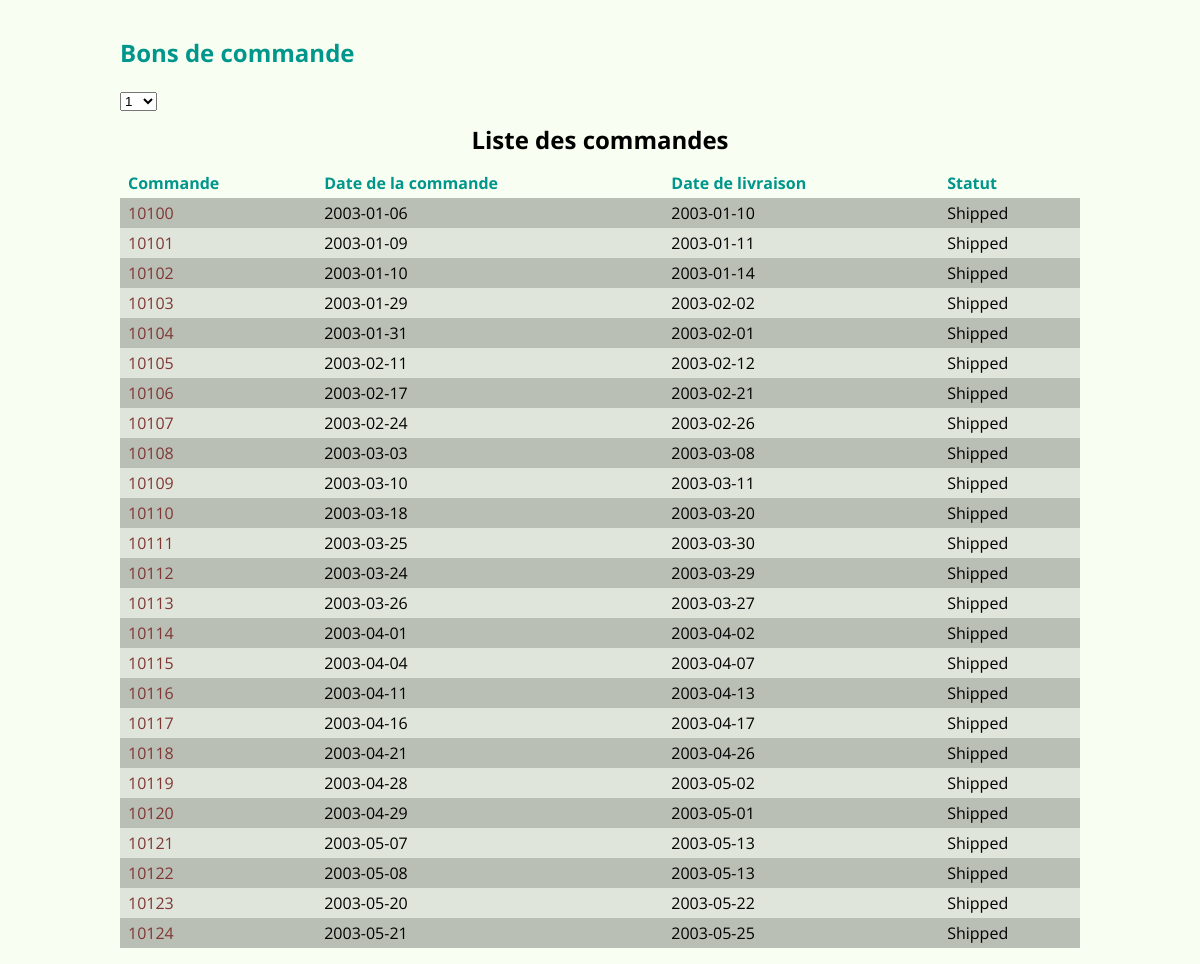
The page / on the database its author committed.
### tables this page shows
CREATE TABLE `orders` (
  `orderNumber` int(11) NOT NULL,
  `orderDate` date NOT NULL,
  `requiredDate` date NOT NULL,
  `shippedDate` date DEFAULT NULL,
  `status` varchar(15) NOT NULL,
  `comments` text,
  `customerNumber` int(11) NOT NULL
);

### src/index.php (called while the page is built, shortened)
<?php
include_once 'inc/sql.php';
$sql = 'SELECT orderNumber, orderDate, shippedDate, status FROM orders LIMIT '.($_POST['pagination'] ?? 0).','.LIMIT_PER_PAGE;
$query = $pdo->prepare($sql);
$query->execute();
$orders = $query->fetchAll();
$sql = 'SELECT COUNT(orderNumber) AS totalOrder FROM orders';
$query = $pdo->prepare($sql);
$query->execute();
$pagesOrder = $query->fetch();
include_once 'templates/index.phtml';

### src/templates/index.phtml (the view, shortened to what this page needs)
<!DOCTYPE html>
<html>
  <head>
    <link rel="stylesheet" href="css/order-form.css">
  </head>
  <body>
  <section>
      <h1>Bons de commande</h1>
      <form method="post" id="pages">
          <select onchange="document.querySelector('#pages').submit();" name='pagination'">
            <?php
            for ($i=0; $i < (htmlspecialchars($pagesOrder['totalOrder'])/LIMIT_PER_PAGE); $i++) {
                if (htmlspecialchars($_POST['pagination']) == ($i*LIMIT_PER_PAGE)) {
                    echo '<option selected value="'.($i*LIMIT_PER_PAGE).'">'.($i+1).'</option>';
                }else echo '<option value="'.($i*LIMIT_PER_PAGE).'">'.($i+1).'</option>';
              }
            ?>
          </select>
      </form>
  </section>
  <table class="standard-table">
      <caption>Liste des commandes</caption>
      <thead>
      <tr>
          <th>Commande</th>
          <th>Date de la commande</th>
          <th>Date de livraison</th>
          <th>Statut</th>
      </tr>
      </thead>
      <tbody>
      <?php
            foreach ($orders as $order) {
                echo '<tr>';
                echo '<td>'.'<a href="order-form.php?orderNumber='.htmlspecialchars($order['orderNumber']).'">'.htmlspecialchars($order['orderNumber']).'</a>'.'</td>';
                echo '<td>'.htmlspecialchars($order['orderDate']).'</td>';
                echo '<td>'.htmlspecialchars($order['shippedDate']).'</td>';
                echo '<td>'.htmlspecialchars($order['status']).'</td>';
                echo '</tr>';
            }
      ?>
      </tbody>
  </table>
  </body>
</html>

### src/css/order-form.css (style rules this page uses)
a { color: #7F3734; text-decoration: none; transition: color 0.25s; }
body { margin: 0 auto; padding: 1em; min-height: 100%; width: 80%; font-family: 'Open Sans', sans-serif; }
html { height: 100%; background-color: #F8FFF2; }
h1 { color: #00968B; }
.standard-table { border-collapse: collapse; width: 100%; }
.standard-table caption { padding: 0.5em 0; font-size: 1.5em; font-weight: bold; }
.standard-table tbody tr { transition: background-color 0.25s; }
.standard-table tbody tr:nth-child(even), .standard-table tfoot tr:nth-child(even) { background-color: #DFE5DA; }
.standard-table tbody tr:nth-child(odd), .standard-table tfoot tr:nth-child(odd) { background-color: #BABFB5; }
.standard-table td, .standard-table th { padding: 0.25em 0.5em; }
.standard-table th { color: #00968B; }
.standard-table tfoot tr, .standard-table thead tr { text-align: left; }

### rows shown on the page
orders: orderNumber "10100", orderDate "2003-01-06", shippedDate "2003-01-10", status "Shipped"
orders: orderNumber "10101", orderDate "2003-01-09", shippedDate "2003-01-11", status "Shipped"
orders: orderNumber "10102", orderDate "2003-01-10", shippedDate "2003-01-14", status "Shipped"
orders: orderNumber "10103", orderDate "2003-01-29", shippedDate "2003-02-02", status "Shipped"
orders: orderNumber "10104", orderDate "2003-01-31", shippedDate "2003-02-01", status "Shipped"
orders: orderNumber "10105", orderDate "2003-02-11", shippedDate "2003-02-12", status "Shipped"
orders: orderNumber "10106", orderDate "2003-02-17", shippedDate "2003-02-21", status "Shipped"
orders: orderNumber "10107", orderDate "2003-02-24", shippedDate "2003-02-26", status "Shipped"
orders: orderNumber "10108", orderDate "2003-03-03", shippedDate "2003-03-08", status "Shipped"
orders: orderNumber "10109", orderDate "2003-03-10", shippedDate "2003-03-11", status "Shipped"
orders: orderNumber "10110", orderDate "2003-03-18", shippedDate "2003-03-20", status "Shipped"
orders: orderNumber "10111", orderDate "2003-03-25", shippedDate "2003-03-30", status "Shipped"
orders: orderNumber "10112", orderDate "2003-03-24", shippedDate "2003-03-29", status "Shipped"
orders: orderNumber "10113", orderDate "2003-03-26", shippedDate "2003-03-27", status "Shipped"
orders: orderNumber "10114", orderDate "2003-04-01", shippedDate "2003-04-02", status "Shipped"
orders: orderNumber "10115", orderDate "2003-04-04", shippedDate "2003-04-07", status "Shipped"
orders: orderNumber "10116", orderDate "2003-04-11", shippedDate "2003-04-13", status "Shipped"
orders: orderNumber "10117", orderDate "2003-04-16", shippedDate "2003-04-17", status "Shipped"
orders: orderNumber "10118", orderDate "2003-04-21", shippedDate "2003-04-26", status "Shipped"
orders: orderNumber "10119", orderDate "2003-04-28", shippedDate "2003-05-02", status "Shipped"
orders: orderNumber "10120", orderDate "2003-04-29", shippedDate "2003-05-01", status "Shipped"
orders: orderNumber "10121", orderDate "2003-05-07", shippedDate "2003-05-13", status "Shipped"
orders: orderNumber "10122", orderDate "2003-05-08", shippedDate "2003-05-13", status "Shipped"
orders: orderNumber "10123", orderDate "2003-05-20", shippedDate "2003-05-22", status "Shipped"
orders: orderNumber "10124", orderDate "2003-05-21", shippedDate "2003-05-25", status "Shipped"

### other values the page prints
form field pagination "1"
